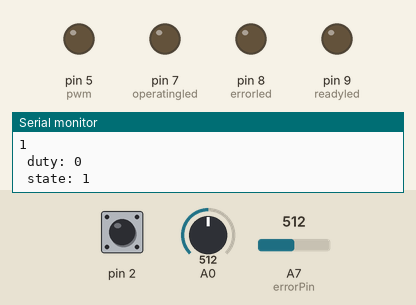
This sketch was run on a simulated Arduino Nano, built with avr-gcc and run on an emulated ATmega328P. Parts: output pins drawn as LEDs (lit = HIGH), the last lines printed to the serial monitor. Dashed ring = blinking. The inputs (shaded band) are chosen by the test bench; at power-on: A7 (errorPin) = 512, pin 2 HIGH, A0 = 512.

Above: at 1.2 s.
1.3 s: A7 (errorPin) set to 0
At 2.8 s:
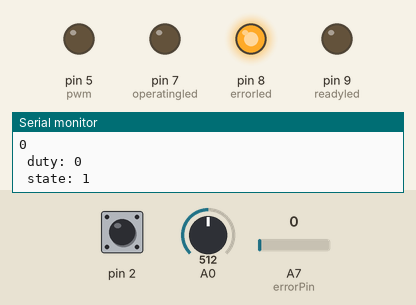
5.0 s: A7 (errorPin) set to 122
At 6.4 s:
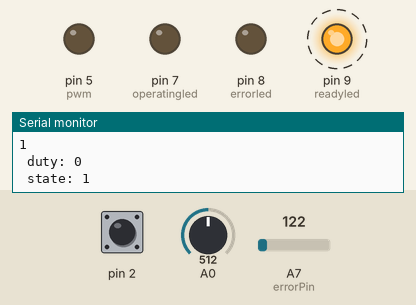
Timing chart, 0 to 14.7 s (numbered marks = the images above; inputs shaded):
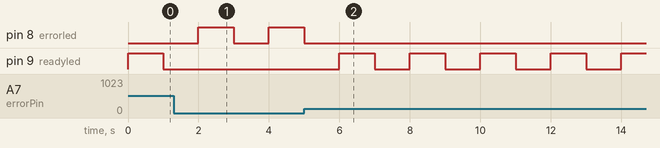

Measured:
- after the input at 1.3 s, pin 8 (errorled): LOW → HIGH after 0.70 s, → LOW 1.0 s later, → HIGH 1.0 s later; pin 9 (readyled): stays LOW (without the input it goes to HIGH after 0.70 s)
- after the input at 5.0 s, pin 8 (errorled): goes on until 5.0 s, then stays LOW; pin 9 (readyled): alternates HIGH for 1.0 s and LOW for 1.0 s, starting after 1.0 s

The sketch:

PWM_V2.ino
```cpp
//timer0 will interrupt at 2kHz
//timer1 will interrupt at 1Hz


int pwm = 5;    // pwm connected to digital pin 9 for 1MHZ
const int errorPin = A7;     // the number of the error pin
const int startbuttonPin = 11;     // the number of the start pushbutton pin
const int errorled = 8;     // the number of the starting led
const int readyled = 9;     // the number of the error led
const int operatingled = 7;     // the number of the operating mode led

boolean errorstate=0;
boolean toggle=LOW;
int state = 1;         // variable for code state: 0 for error,1 for ready, 2 for starting, 3 for operating
int startbuttonState=0; //state for start/stop
boolean error_pin;
int duty=0;               //pwm duty cycle variable
float current = 0;


void setup(){

  attachInterrupt(0, stopISR, HIGH);

 // TCCR0B = TCCR0B & B11111000 | B00000001;
 //TCCR0B = TCCR0B & B11111000 | B00000010; // for PWM frequency of 7812.50 Hz
   Serial.begin(9600);
  //set pins as outputs
   pinMode(9, OUTPUT);
   pinMode(8, OUTPUT);
   pinMode(7, OUTPUT);
   pinMode(A7, INPUT);
   pinMode(11, INPUT);
   pinMode(2, INPUT);


cli();//stop interrupts

//set timer0 interrupt at 2kHz
  TCCR2A = 0;// set entire TCCR2A register to 0
  TCCR2B = 0;// same for TCCR2B
  TCNT2  = 0;//initialize counter value to 0
  // set compare match register for 2khz increments
  OCR2A = 124;// = (16*10^6) / (2000*64) - 1 (must be <256)
  // turn on CTC mode
  TCCR2A |= (1 << WGM01);
  // Set CS01 and CS00 bits for 64 prescaler
  TCCR2B |= (1 << CS01) | (1 << CS00);
  // enable timer compare interrupt
  TIMSK2 |= (1 << OCIE0A);

//set timer1 interrupt at 1Hz
  TCCR1A = 0;// set entire TCCR1A register to 0
  TCCR1B = 0;// same for TCCR1B
  TCNT1  = 0;//initialize counter value to 0
  // set compare match register for 1hz increments
  OCR1A = 15624;// = (16*10^6) / (1*1024) - 1 (must be <65536)
  // turn on CTC mode
  TCCR1B |= (1 << WGM12);
  // Set CS12 and CS10 bits for 1024 prescaler
  TCCR1B |= (1 << CS12) | (1 << CS10);
  // enable timer compare interrupt
  TIMSK1 |= (1 << OCIE1A);


sei();//allow interrupts

}//end setup


ISR(TIMER2_COMPA_vect){//timer0 interrupt 2kHz toggles pin 8


 //errorstate=digitalRead(errorPin);


}

ISR(TIMER1_COMPA_vect){//timer1 interrupt 1Hz toggles pin 13 (LED)

  error_pin=analogRead(errorPin);
  errorstate=!error_pin;
    Serial.println(errorstate);
    Serial.println(error_pin);
  Serial.print(" duty: ");
  Serial.println(duty);

  Serial.print(" state: ");
  Serial.println(state);

  //Serial.print(" errorled: ");
  //Serial.println(errorled);


 if (errorstate){
    state=0;
  }
 if (errorstate==0) {
  state=1;
 }
  if (state==0) {
  toggle = !toggle;
  duty=0;
  digitalWrite(errorled,toggle);
  digitalWrite(readyled,LOW);
  digitalWrite(operatingled,LOW);
  }
  if (state==1) {


  toggle = !toggle;
  duty=0;


  digitalWrite(errorled,LOW);
  digitalWrite(readyled,toggle);
  digitalWrite(operatingled,LOW);
  }
  if (state==2) {

  toggle = !toggle;
  if (duty<250){duty=duty+10;
  }
  else if (duty==250){
    duty=255;
    state=3;
  }
  digitalWrite(errorled,LOW);
  digitalWrite(readyled,!toggle);
  digitalWrite(operatingled,toggle);
  }
  if (state==3) {
  digitalWrite(errorled,LOW);
  digitalWrite(readyled,HIGH);
  digitalWrite(operatingled,HIGH);
  }
  if (state==4){
    toggle = !toggle;
  digitalWrite(errorled,LOW);
  digitalWrite(readyled,toggle);
  digitalWrite(operatingled,toggle);


  if (duty>5){
    duty=duty-10;

  }
  else if (duty<=5){
    duty=0;
    state=1;
  }
  }

 }

void stopISR(){
  //gets button states
  delay(10);
  if(!digitalRead(2)){
    if((state==1) &&(!errorstate) ){

    state=2;

  }
  else if((state==2 || state==3)&&(!errorstate)){

    state=4;

  }

}

}

void loop(){
  current = analogRead(A0);  // read the input pin

  analogWrite(pwm, duty);
}
```
